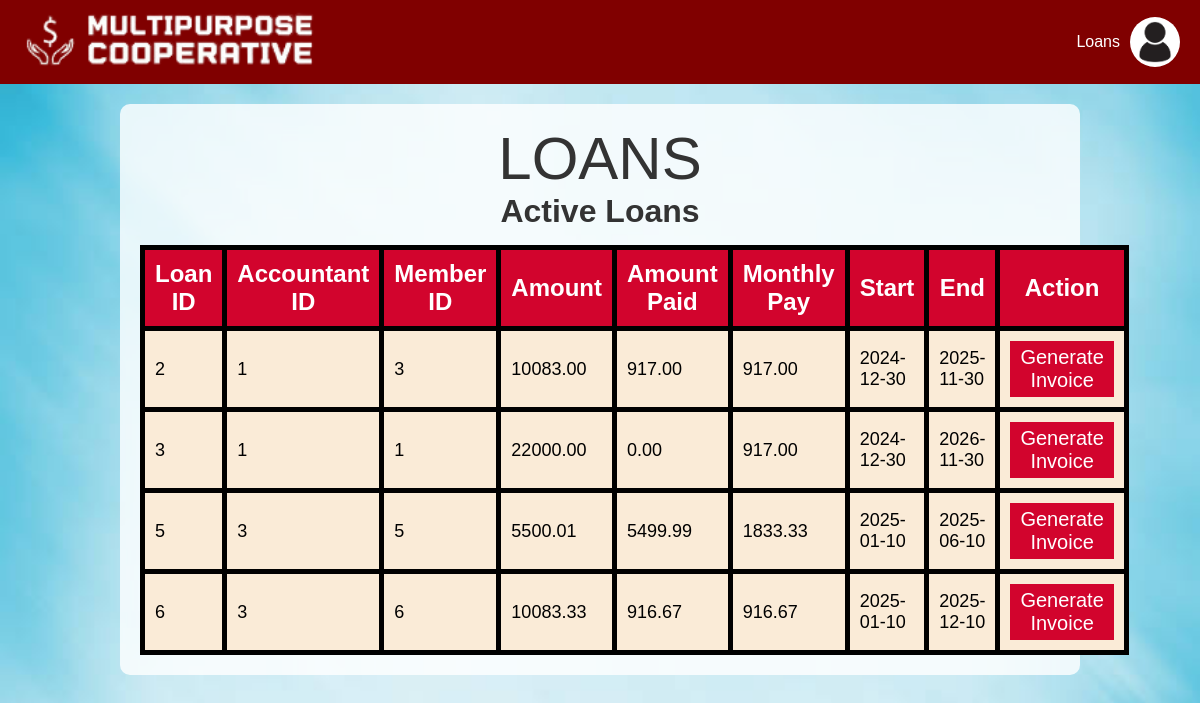
The page /coop/activeloans.php on the database its author committed.
### tables this page shows
CREATE TABLE `Loans` (
  `Loan_id` int(11) NOT NULL,
  `Accountant_id` int(6) NOT NULL,
  `Member_id` int(6) NOT NULL,
  `Amount` decimal(10,2) DEFAULT NULL,
  `Months` int(11) NOT NULL,
  `MonthlyPay` decimal(10,2) DEFAULT NULL,
  `AlreadyPaid` decimal(10,2) DEFAULT NULL,
  `PaymentStart` date NOT NULL,
  `PaymentEnd` date NOT NULL,
  `Status` varchar(20) NOT NULL
);

### coop/activeloans.php (the view, shortened to what this page needs)
<?php
include 'dbconnect.php';
$role = isset($_SESSION['role']) ? $_SESSION['role'] : '';
$profileImagePath = 'uploads/admin.jpg';
?>
<!DOCTYPE html>
<html lang="en">
<head>
    <link rel="stylesheet" href="style.css">
</head>
<body>
    <div class="top-banner">
        <div class="logo">
            <a href="homepage.php"><img src="logo.png" alt="Logo"></a>
        </div>
        <div class="menu-bar">
            <?php
                if (isset($role) && $role === 'Member') {
                    echo '<a href="balance.php">Balance</a>';
                } else {
                    echo '<a href="activeloans.php">Loans</a>';
                }
            ?>
        </div>
        <div class="profile">
            <button class="profile-btn" onclick="toggleMenu()">
                <img src="<?php echo $profileImagePath; ?>" alt="Profile Picture">
            </button>
        </div>
    </div>
    <div class="content">
        <label class='pagetitle';>LOANS</label>
        <br>
        <?php
            $sql_loan = "SELECT * FROM Loans WHERE Status = 'Active'";
            $result_loan = mysqli_query($conn, $sql_loan);
            if (mysqli_num_rows($result_loan) > 0) {
        ?>
            <h1>Active Loans</h1>
            <table>
                <th><label style="color: white;">Loan ID</label></th>
                <th><label style="color: white;">Accountant ID</label></th>
                <th><label style="color: white;">Member ID</label></th>
                <th><label style="color: white;">Amount</label></th>
                <th><label style="color: white;">Amount Paid</label></th>
                <th><label style="color: white;">Monthly Pay</label></th>
                <th><label style="color: white;">Start</label></th>
                <th><label style="color: white;">End</label></th>
                <th><label style="color: white;">Action</label></th>
                <?php
                    while ($row = mysqli_fetch_array($result_loan)) {
                ?>
                <tr>
                    <td><?php echo $row["Loan_id"]; ?></td>
                    <td><?php echo $row["Accountant_id"]; ?></td>
                    <td><?php echo $row["Member_id"]; ?></td>
                    <td><?php echo $row["Amount"]; ?></td>
                    <td><?php echo $row["AlreadyPaid"]; ?></td>
                    <td><?php echo $row["MonthlyPay"]; ?></td>
                    <td><?php echo $row["PaymentStart"]; ?></td>
                    <td><?php echo $row["PaymentEnd"]; ?></td>
                    <td><a href="generate_invoice.php?user_id=<?php echo $row['Member_id']; ?>" onclick="return confirm('Are you sure you want to generate an invoice?');"><button>Generate Invoice</button></a>
                    </td>
                </tr>
                <?php
                    }
                ?>
            </table>
        <?php
            } else {
                echo "No active loans found.";
            }
        ?>
    </div>
</body>
</html>

### coop/style.css (style rules this page uses)
* { margin: 0; padding: 0; box-sizing: border-box; font-family: Arial, sans-serif; }
body { background-image: url('homepagebg.jpg'); background-size: cover; background-repeat: no-repeat; background-attachment: fixed; }
.top-banner { display: flex; justify-content: space-between; align-items: center; background-color: #800000; color: white; padding: 10px 20px; position: relative; z-index: 10; }
.logo { display: flex; align-items: center; }
.logo img { width: 300px; height: 60px; margin-right: 15px; }
.menu-bar { display: flex; gap: 20px; margin-left: auto; align-items: center; }
.menu-bar a { text-decoration: none; color: white; font-size: 16px; padding: 5px 10px; transition: background-color 0.3s; }
.profile { display: flex; align-items: center; gap: 15px; }
.profile-btn { border: none; background: none; cursor: pointer; display: inline-block; width: 50px; height: 50px; border-radius: 50%; overflow: hidden; }
.profile-btn img { width: 100%; height: 100%; object-fit: cover; }
.profile-table th, td { border: 1px solid #ddd; padding: 10px; text-align: left; }

### coop/activeloans.php (style rules this page uses)
.content { margin-top: 20px; padding: 20px; background: rgba(255, 255, 255, 0.8); border-radius: 10px; width: 80%; margin-left: auto; margin-right: auto; text-align: center; }
.pagetitle { color: #333; margin-bottom: 30px; font-size: 60px; }
table { margin: 0 auto; background-color: antiquewhite; }
td { font-size: 18px; text-allign: center; padding: 10px; }
th { font-size: 24px; text-allign: center; padding: 10px; background-color: rgb(210, 4, 45); }
td button { background-color: rgb(210, 4, 45); color: white; border: none; padding: 5px 10px; cursor: pointer; font-size: 20px; }
table, th, tr, td { border: solid 5px; border-collapse: collapse; }
.content h1 { color: #333; margin-bottom: 15px; }

### rows shown on the page
loans: Loan_id "2", Accountant "1", Member "3", Amount "10083.00", AlreadyPaid "917.00", MonthlyPay "917.00", PaymentStart "2024-12-30", PaymentEnd "2025-11-30"
loans: Loan_id "3", Accountant "1", Member "1", Amount "22000.00", AlreadyPaid "0.00", MonthlyPay "917.00", PaymentStart "2024-12-30", PaymentEnd "2026-11-30"
loans: Loan_id "5", Accountant "3", Member "5", Amount "5500.01", AlreadyPaid "5499.99", MonthlyPay "1833.33", PaymentStart "2025-01-10", PaymentEnd "2025-06-10"
loans: Loan_id "6", Accountant "3", Member "6", Amount "10083.33", AlreadyPaid "916.67", MonthlyPay "916.67", PaymentStart "2025-01-10", PaymentEnd "2025-12-10"
